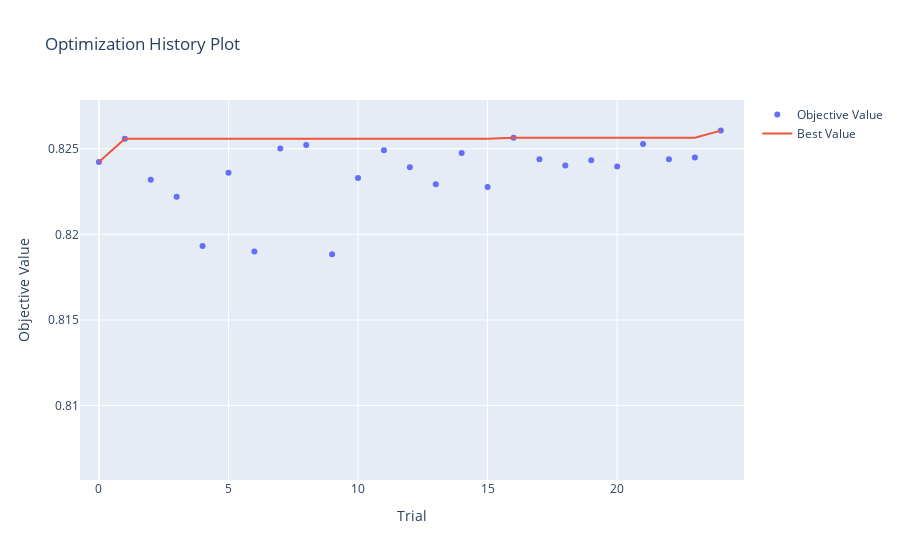

The notebook cell saved with this chart:
### Code cell
results = sorted([(index,
  trial.user_attrs['CV_score_summary'][0],
  trial.user_attrs['CV_score_summary'][1],
  trial.user_attrs['CV_score_summary'][2]) for index, trial in enumerate(study_rf.trials)], key=lambda x: x[2], reverse=True)

print(f"The Recall confidence interval for the best combination of hyperparameters is: {results[0][1:]}")
vis.plot_optimization_history(study_rf)

### Figure 1 — Plotly figure (JSON) as saved in the notebook; plotly's stock layout.template omitted (floating-point values rounded to 4 significant figures)
{"data": [{"mode": "markers", "name": "Objective Value", "type": "scatter", "x": [0, 1, 2, 3, 4, 5, 6, 7, 8, 9, 10, 11, 12, 13, 14, 15, 16, 17, 18, 19, 20, 21, 22, 23, 24], "y": [0.8242, 0.8256, 0.8232, 0.8222, 0.8193, 0.8236, 0.819, 0.825, 0.8252, 0.8188, 0.8233, 0.8249, 0.8239, 0.8229, 0.8248, 0.8228, 0.8256, 0.8244, 0.824, 0.8243, 0.824, 0.8253, 0.8244, 0.8245, 0.8261]}, {"mode": "lines", "name": "Best Value", "type": "scatter", "x": [0, 1, 2, 3, 4, 5, 6, 7, 8, 9, 10, 11, 12, 13, 14, 15, 16, 17, 18, 19, 20, 21, 22, 23, 24], "y": [0.8242, 0.8256, 0.8256, 0.8256, 0.8256, 0.8256, 0.8256, 0.8256, 0.8256, 0.8256, 0.8256, 0.8256, 0.8256, 0.8256, 0.8256, 0.8256, 0.8256, 0.8256, 0.8256, 0.8256, 0.8256, 0.8256, 0.8256, 0.8256, 0.8261]}, {"marker": {"color": "#cccccc"}, "mode": "markers", "name": "Infeasible Trial", "showlegend": false, "type": "scatter", "x": [], "y": []}], "layout": {"autosize": true, "dragmode": "zoom", "title": {"text": "Optimization History Plot"}, "xaxis": {"autorange": false, "range": [-0.7303, 24.9], "title": {"text": "Trial"}, "type": "linear"}, "yaxis": {"autorange": false, "range": [0.8057, 0.8278], "title": {"text": "Objective Value"}, "type": "linear"}}}
